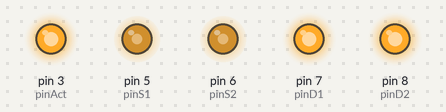
This sketch was run on a simulated Arduino Uno, built with avr-gcc and run on an emulated ATmega328P. Parts: output pins drawn as LEDs (lit = HIGH).

Above: at 0.05 s.
At 2.0 s:
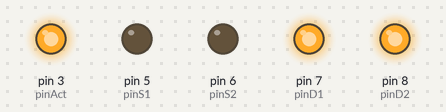
Timing chart, 0 to 3.0 s (numbered marks = the images above):
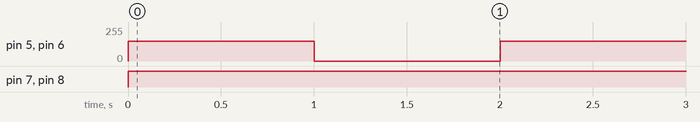

The sketch:

Robotics_MotorClass.ino
```cpp
/*The goal of this program is to move a Robot car using a class for the motors

Class, robot car, digtialWrite, analogWrite, Dc motors*/
#include "motor.h" //include the header file

motor test (150); //create and object to use the clase, and define the speed

void setup(){
  test.init(); //initialize the motor
}

void loop(){
  test.forward(); //move the car forward
  delay(1000); //move during 1 second
  test.stop(); //stop
  delay(1000); //stop durin 1 second
}
```

motor.cpp
```cpp
#include "motor.h" //include the header file


motor::motor(int Spead){
 sd=Spead; //pass the speed value
}


void motor::init(){ //function to initialize
  pinMode(pinS1,OUTPUT); //define pins as outputs
  pinMode(pinD1,OUTPUT);
  pinMode(pinS2,OUTPUT);
  pinMode(pinD2,OUTPUT);
  pinMode(pinAct,OUTPUT);
  digitalWrite(pinAct,1); //enable motors
}

void motor::move(int d1, int s1, int d2, int s2){ //general function for movement
  digitalWrite(pinD1,d1);
  analogWrite(pinS1,s1);
  digitalWrite(pinD2,d2);
  analogWrite(pinS2,s2);
}

void motor::forward (){ //function for moving forward with x speed
  move(1,sd,1,sd); //use the move function and pass the values to the function
}

void motor::backward (){ //function for moving backwards with x speed
  move(0,sd,0,sd); //use the move function and pass the values to the function
}

void motor::stop (){ //function for stopping
  move(1,0,1,0); //any movement with 0 speed will stop the car
}

void motor::left (){ //function for moving left with x speed
  move(1,sd,0,sd); //use the move function and pass the values to the function
}

void motor::right (){ //function for moving rigth with x speed
  move(0,sd,1,sd); //use the move function and pass the values to the function
}

void motor::leftforward (){ //function for moving leftforward with x speed
  move(1,sd,1,sd/2); //use the move function and pass the values to the function
}

void motor::rightforward (){ //function for moving rightforward with x speed
  move(1,sd/2,1,sd); //use the move function and pass the values to the function
}
```

motor.h
```cpp
#ifndef motor_H

#define motor_H
//define if is not defined yer
#include <Arduino.h> //include Arduino library

class motor{ //create a class to control the motors

private:

//hide and protect the pins assigned to the motors
int pinS1=5; //pin to control speed of motor A
int pinD1=7; //pin to control direction of motor A
int pinS2=6; //pin to control speed of motor B
int pinD2=8; //pin to control direction of motor B
int pinAct=3; //pin to enable the motors
int sd; //variable for speed

public:

motor(){}; //default constructor
motor(int Spead); //constructor in which the speed is passed


void init(); //initialize the motor

void move(int d1, int s1, int d2, int s2); //general function for motors

void forward (); //use the move function to to move forward

void backward (); //move backward

void stop (); //stop the car

void left (); //move left

void right (); //move right

void leftforward (); //move leftforward

void rightforward (); //move rightforward

};

#endif
```

Measured:
- by itself, pin 5 (pinS1), pin 6 (pinS2): alternates 150/255 for 1.0 s and 0/255 for 1.0 s
- by itself, pin 7 (pinD1), pin 8 (pinD2): LOW → HIGH at 0.00 s
